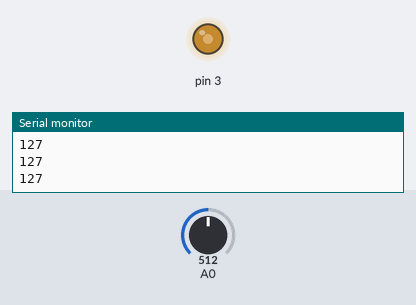
The sketch below on a simulated Arduino Uno, built with avr-gcc and run on an emulated ATmega328P. Shown: output pins drawn as LEDs (lit = HIGH), the last lines printed to the serial monitor. The inputs (shaded band) are chosen by the test bench; at power-on: A0 = 512.

Above: at 1.2 s.
1.3 s: A0 set to 716
At 2.3 s:
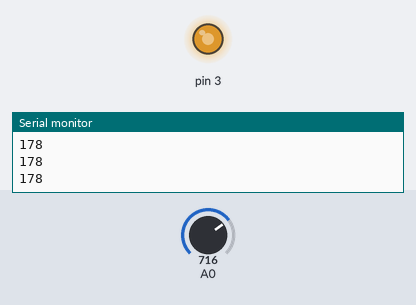
2.9 s: A0 set to 900
At 3.7 s:
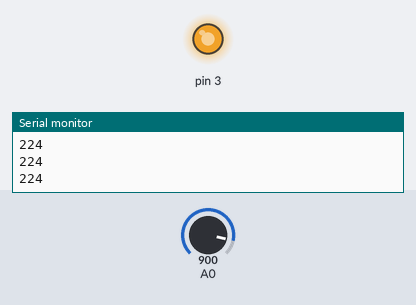
4.5 s: A0 set to 122
At 5.2 s:
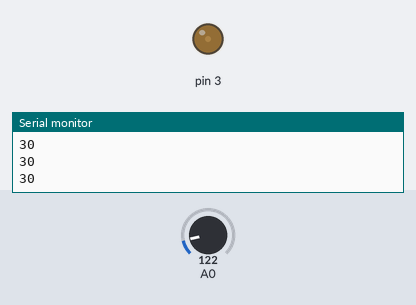
6.1 s: A0 set to 0
At 6.5 s:
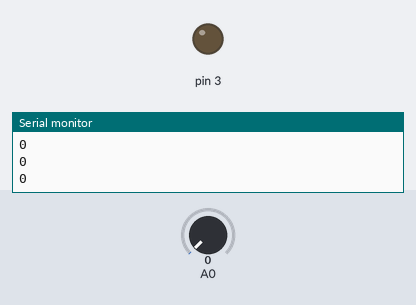
7.7 s: A0 set to 511
At 9.1 s:
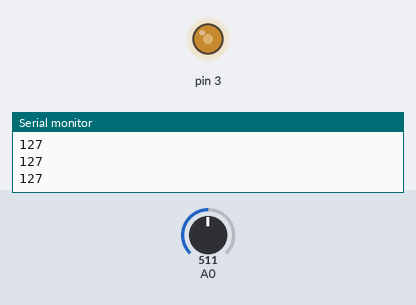
Timing chart, 0 to 10.3 s (numbered marks = the images above; inputs shaded):
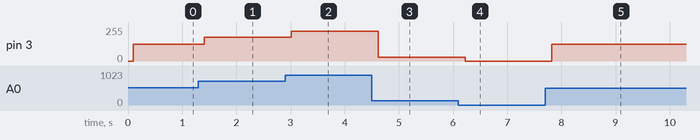

The sketch:

potentiometer_buzzer.ino
```cpp
/*
  AnalogReadSerial
  Pin A0'dan, potansiyometrenin gönderdiği analog değeri okur,
  Map fonksiyonu ile PWM dönüşümü 0-255 aralığında gerçekleşerek,
  Buzzer'a gönderilir. Buzzer'da gelen değer oranında ses çıkarır.
  Potansiyometrenin ortanca pinini A0'a bağlayınız.
  Dış pinlerinden birini +5V'a diğerini ground (GND)'ye bağlayınız.
  Buzzer'ın + ucunu ~3 numaralı pine. Diğerini ground (GND)'ye bağlayınız

  Bu kod tüm kamu kullanımına açıktır.
  e-posta: yucelkilic@antalyasinavkoleji.com
*/

// Reset tuşuna bastığınızda işleyecek rutinler:
void setup() {
  // A0 input olarak ayarlanıyor.
  pinMode(A0,INPUT);
  // PWM pinlerimizden 3.'sünü çıkış pini olarak ayarlıyoruz
  pinMode(3, OUTPUT);
  // Saniye'de 9600 bitlik bir seri iletişim başlatılıyor.
  Serial.begin(9600);
}

// Döngü sonsuza kadar çalışan kısım:
void loop() {
  // Analog girişlerden 0.'nın değeri okunuyor:
  int sensorDegeri = analogRead(A0);
  // Potansiyometre'den alınan değer map komutu ile PWM sınırlarına dönüştürülüyor.
  // Çünkü PWM çıkışları bu sınır aralığında çıkış verebiliyor.
  byte buzzerDegeri = map(sensorDegeri, 0, 1023, 0, 255);
  // Okunan 3. PWM pinin çıkış değeri ekrana yazdırılıyor
  Serial.println(buzzerDegeri);
  // Program kararlılığı için geçikme ekleniyor. Değer değişebilir.
  delay(100);
  // Buzzer'a ne miktarda ses çıkaracağı söylenmesi için değer gönderiliyor.
  analogWrite(3, buzzerDegeri);
}
```

Measured:
- after the input at 1.3 s, pin 3: 127/255 → 178/255 after 0.11 s
- after the input at 2.9 s, pin 3: 178/255 → 224/255 after 0.11 s
- after the input at 4.5 s, pin 3: 224/255 → 30/255 after 0.12 s
- after the input at 6.1 s, pin 3: 30/255 → 0/255 after 0.12 s
- after the input at 7.7 s, pin 3: 0/255 → 127/255 after 0.12 s
